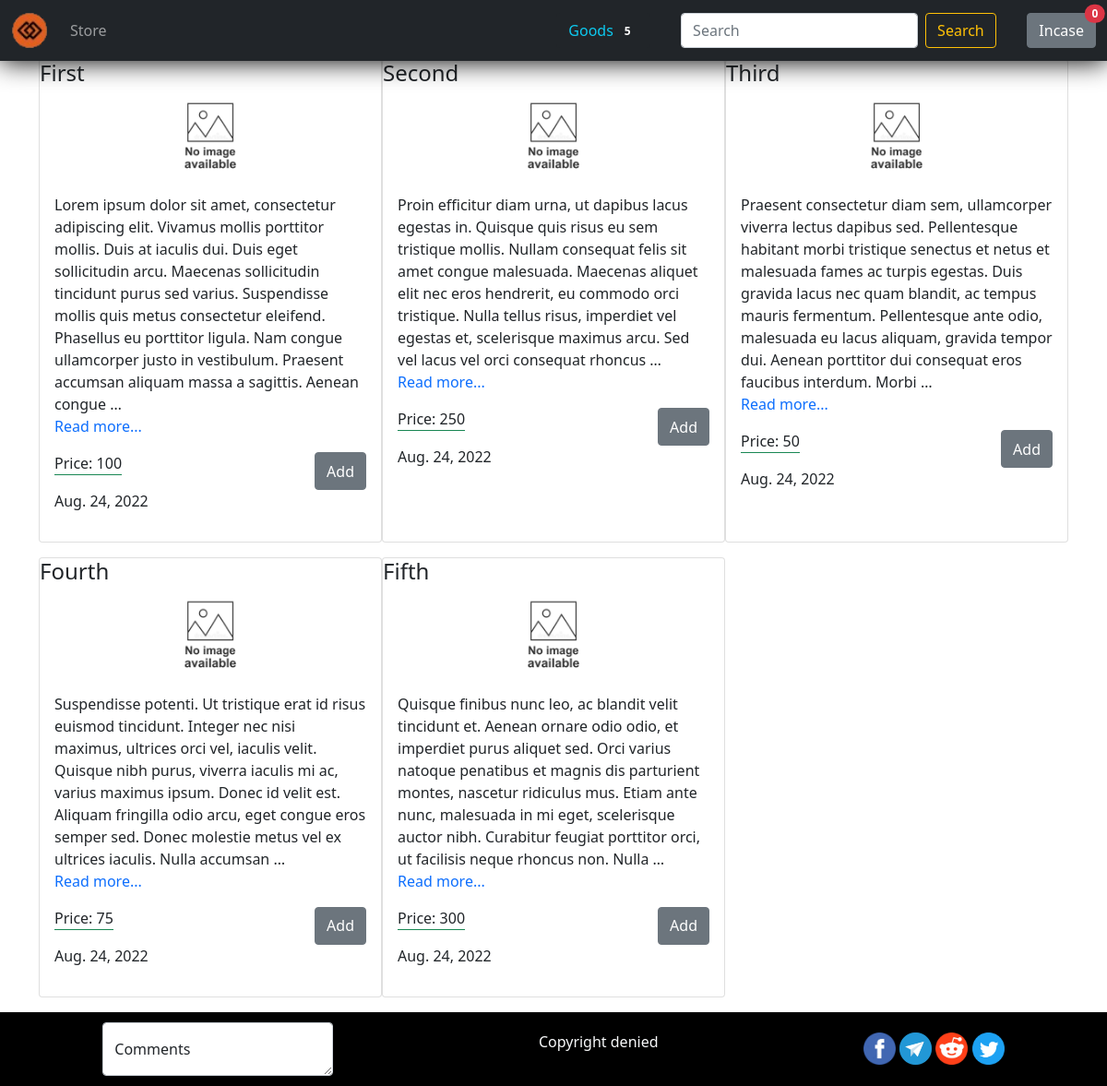
The page / on the database its author committed.
### store_2/models.py (models this page shows, shortened)
class Post(models.Model):
    title = models.CharField(max_length=150, db_index=True)
    slug = models.SlugField(max_length=150, unique=True)
    body = models.TextField(blank=True, db_index=True)
    price = models.IntegerField(db_index=True, default=0)
    date_pub = models.DateField(auto_now_add=True)
    image = models.ImageField(upload_to="images/", default="images/default.jpg")
    def get_absolute_url(self):
        return reverse("post_detail_url", kwargs={"slug": self.slug})
    class Meta:
        ordering = ["-date_pub"]

### store_2/views.py (the view)
# urls.py: path('', post_lists, name="post_list_url"),
def post_lists(request):
    search_query = request.GET.get("search", "")
    if search_query:
        posts = Post.objects.filter(
            Q(title__icontains=search_query)
            |
            Q(body__icontains=search_query)
        )
    else:
        posts = Post.objects.all()
    return render(request, "store/index.html", context={"posts": posts})

### store_2/templates/store/index.html (shortened to what this page needs)
{% extends "store/base_blog.html" %}
{% block content %}
    <article style="display: grid; grid-template-columns: 1fr 1fr 1fr;">
        {% for post in posts %}
            {% include "store/includes/card_template.html" %}
        {% endfor %}
    </article>
{% endblock %}

### store_2/templates/store/base_blog.html
{% extends 'base.html' %}

### templates/base.html (shortened to what this page needs)
<!DOCTYPE html>
{% load static %}
<html lang="en">
<head>
    <link href="https://cdn.jsdelivr.net/npm/bootstrap@5.1.3/dist/css/bootstrap.min.css" rel="stylesheet"
>
</head>
<body class="min-vh-100 d-flex flex-column justify-content-between">
    <header class="fixed-top" style="box-shadow: 0 0.05rem 1.8rem black;">
        <nav class="navbar navbar-expand-lg navbar-dark bg-dark">
            <div class="container-fluid ">
                <a class="navbar-brand" href="#">
                    <img src="media/images/logo.png" style="width: 40px"/>
                </a>
                <div class="collapse navbar-collapse" id="navbarSupportedContent">
                    <ul class="navbar-nav me-auto mb-2 mb-lg-0" id="menu">
                        <li class="nav-item">
                            <a class="nav-link " aria-current="store" href="{% url 'post_list_url' %}">Store</a>
                        </li>
                    </ul>
                    <button type="button" class="btn text-info bg-dark" style="margin-right: 3%;">
                            Goods <span id="goods" class="badge text-bg-secondary"> </span>
                    </button>
                    <form class="d-flex " action="{% url 'post_list_url' %}">
                        <input class="form-control me-2" type="search" placeholder="Search" aria-label="Search" name="search">
                        <button class="btn btn-outline-warning" type="submit">Search</button>
                    </form>
                    <button id="incase" type="button" class="btn position-relative" style="margin-left: 3%;">
                        Incase
                        <span id="amount" class="position-absolute top-0 start-100 translate-middle badge rounded-pill bg-danger">
                            0
                        </span>
                    </button>
                </div>
            </div>
        </nav>
    </header>
    <div class="container mt-5 pt-3 ">
        {% block content %}{% endblock %}
    </div>
    <footer style="min-height: 80px;" class="bg-black d-flex justify-content-around align-items-center ">
        <div class="form-floating" style="width: 250px; max-height: 70px">
            <textarea class="form-control" placeholder="Leave a comment here" id="floatingTextarea"></textarea>
            <label for="floatingTextarea">Comments</label>
        </div>
        <p class="text-light ">Copyright denied</p>
        <div>
            <a style="text-decoration: none" href="#">
                <img style="max-width: 35px;" class="img-footer-width" src="/media/images/social/facebook.png" />
            </a>
            <a style="text-decoration: none" href="#">
                <img style="max-width: 35px;" class="img-footer-width" src="/media/images/social/telegram.png" />
            </a>
            <a style="text-decoration: none" href="#">
                <img style="max-width: 35px;" class="img-footer-width" src="/media/images/social/reddit.png" />
            </a>
            <a style="text-decoration: none" href="#">
                <img style="max-width: 35px;" src="/media/images/social/twitter.png" />
            </a>
        </div>
    </footer>
</body>
</html>

### store_2/templates/store/includes/card_template.html
<div class="card mb-3 ">
    <h4 class="card-title">
        {{post.title}}
    </h4>
    {% include "store/includes/part_post/images.html" %}
    <div class="card-body">
        <p class="card-text">
            {{post.body|truncatewords:50}} <br>
            <a href="{{post.get_absolute_url}}" style="text-decoration: none;">Read more...</a> <br>
        </p>
        <div class="d-flex justify-content-between">
            <p class="border-bottom border-success" style="width: fit-content;" >Price: <span >{{post.price}}</span></p>
            <button type="button" class="btn btn-secondary">Add</button>
        </div>
        {% include "store/includes/part_post/datepub.html" %}
    </div>
</div>

### store_2/templates/store/includes/part_post/images.html
<a href="{{post.get_absolute_url}}" class="d-flex justify-content-center">
    <img src="{{post.image.url}}" class="card-img-top w-25 " />
</a>

### store_2/templates/store/includes/part_post/datepub.html
<p>{{post.date_pub}}</p>

### rows shown on the page
Post: title "First", image (placeholder picture), body "Lorem ipsum dolor sit amet, consectetur adipiscing elit. Vivamus mollis porttitor mollis. Duis at iaculis dui. Duis eget sollicitudin arcu. Maecenas sollicitudin tincidunt purus sed varius. Suspendisse mollis quis metus consectetur eleifend. Phasellus eu porttitor ligula. Nam congue ullamcorper justo in vestibulum. Praesent accumsan aliquam massa a sagittis. Aenean congue …", price "100", date_pub "Aug. 24, 2022"
Post: title "Second", image (placeholder picture), body "Proin efficitur diam urna, ut dapibus lacus egestas in. Quisque quis risus eu sem tristique mollis. Nullam consequat felis sit amet congue malesuada. Maecenas aliquet elit nec eros hendrerit, eu commodo orci tristique. Nulla tellus risus, imperdiet vel egestas et, scelerisque maximus arcu. Sed vel lacus vel orci consequat rhoncus …", price "250", date_pub "Aug. 24, 2022"
Post: title "Third", image (placeholder picture), body "Praesent consectetur diam sem, ullamcorper viverra lectus dapibus sed. Pellentesque habitant morbi tristique senectus et netus et malesuada fames ac turpis egestas. Duis gravida lacus nec quam blandit, ac tempus mauris fermentum. Pellentesque ante odio, malesuada eu lacus aliquam, gravida tempor dui. Aenean porttitor dui consequat eros faucibus interdum. Morbi …", price "50", date_pub "Aug. 24, 2022"
Post: title "Fourth", image (placeholder picture), body "Suspendisse potenti. Ut tristique erat id risus euismod tincidunt. Integer nec nisi maximus, ultrices orci vel, iaculis velit. Quisque nibh purus, viverra iaculis mi ac, varius maximus ipsum. Donec id velit est. Aliquam fringilla odio arcu, eget congue eros semper sed. Donec molestie metus vel ex ultrices iaculis. Nulla accumsan …", price "75", date_pub "Aug. 24, 2022"
Post: title "Fifth", image (placeholder picture), body "Quisque finibus nunc leo, ac blandit velit tincidunt et. Aenean ornare odio odio, et imperdiet purus aliquet sed. Orci varius natoque penatibus et magnis dis parturient montes, nascetur ridiculus mus. Etiam ante nunc, malesuada in mi eget, scelerisque auctor nibh. Curabitur feugiat porttitor orci, ut facilisis neque rhoncus non. Nulla …", price "300", date_pub "Aug. 24, 2022"
